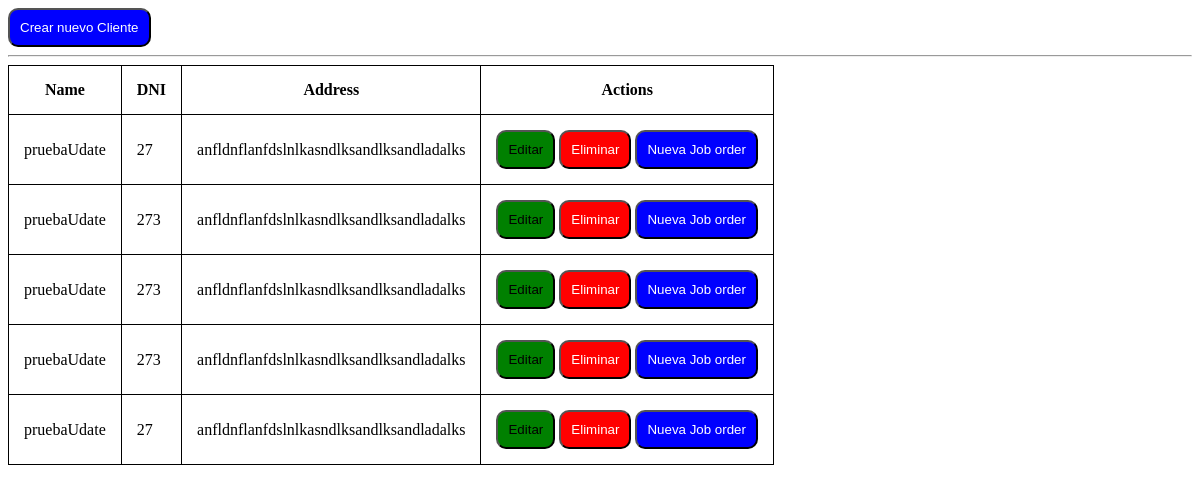
The page / on the database its author committed.
### tables this page shows
CREATE TABLE `clients` (
  `id` int(11) NOT NULL,
  `name` varchar(30) DEFAULT NULL,
  `last_name` varchar(30) DEFAULT NULL,
  `address` text,
  `DNI` int(11) DEFAULT NULL,
  `email` varchar(50) DEFAULT NULL
);

### backend/data_out.php (called while the page is built, shortened)
<?php
	function showAll($table, $connect){
		if( isset($connect) ){
			$sql = "SELECT * FROM ".$table;
			$result = $connect->query($sql);
			return $result;
		}
		return null;
	}

### index.php (the view, shortened to what this page needs)
<?php
	require 'backend/connect.php';
	require 'backend/data_out.php';
	$connect = ConnectDB('localhost', 'root', '', 'trainin');
		?>
		<?php
	$results = showAll('clients', $connect);
?>
<!DOCTYPE html>
<html>
	<head>
		<link rel="stylesheet" type="text/css" href="css/home-fonts.css">
	</head>
	<body>
		<button class="new" title="Crear un nuevo cliente" onclick="document.location='/training/form.php'">Crear nuevo Cliente</button>
		<hr>
		<table>
			<thead>
				<tr>
					<th>Name</th>
					<th>DNI</th>
					<th>Address</th>
					<th>Actions</th>
				</tr>
			</thead>
			<tbody>
				<?php while( $row = $results->fetch_assoc() ) {?>
				<tr>
					<td><?php echo $row['name'];?></td>
					<td><?php echo $row['DNI'];?></td>
					<td><?php echo $row['address'];?></td>
					<td>
						<button class="edit" title="Editar este registro" onclick="document.location='/training/form.php?id=<?php echo $row["id"]; ?>'">Editar</button>
						<button class="delete" title="Eliminar este registro" onclick="document.location='/training/?id=<?php echo $row["id"]; ?>'">Eliminar</button>
						<button class="new" title="Agregar nueva job order" onclick="document.location='/training/job_orders_add.php?id=<?php echo $row['id']; ?>'">Nueva Job order</button>
					</td>
				</tr>
				<?php } ?>
			</tbody>
		</table>
	</body>
</html>

### rows shown on the page
clients: name "pruebaUdate", DNI "27", address "anfldnflanfdslnlkasndlksandlksandladalks"
clients: name "pruebaUdate", DNI "273", address "anfldnflanfdslnlkasndlksandlksandladalks"
clients: name "pruebaUdate", DNI "273", address "anfldnflanfdslnlkasndlksandlksandladalks"
clients: name "pruebaUdate", DNI "273", address "anfldnflanfdslnlkasndlksandlksandladalks"
clients: name "pruebaUdate", DNI "27", address "anfldnflanfdslnlkasndlksandlksandladalks"
